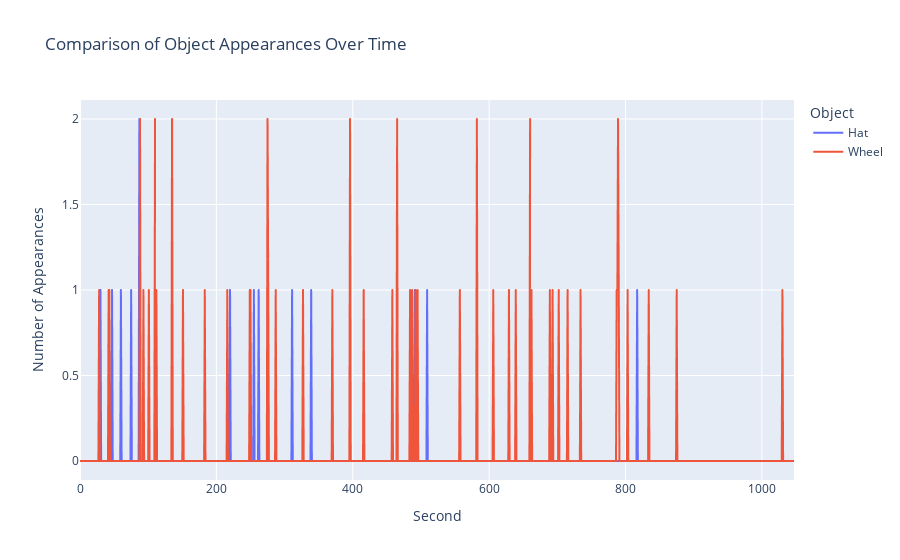

Notebook code cell kept with this figure:
### Code cell
#maybe this too
# Filter columns for the objects you want to compare
selected_objects = ["Hat", "Wheel"]
filtered_df = pivot_df[["second"] + selected_objects]

# Melt dataframe to be suitable for line plot with plotly
melted_df = filtered_df.melt(id_vars=["second"], value_vars=selected_objects, var_name="Object", value_name="Frequency")

# Create line plot
fig = px.line(melted_df, x="second", y="Frequency", color="Object", title="Comparison of Object Appearances Over Time")
fig.update_layout(xaxis_title='Second', yaxis_title='Number of Appearances')
fig.show()

### Figure 1 — Plotly figure (JSON) as saved in the notebook; plotly's stock layout.template omitted (floating-point values rounded to 4 significant figures; data arrays with more than 128 entries replaced by an {"elided": "..."} marker saying what was removed)
{"data": [{"hovertemplate": "Object=Hat<br>second=%{x}<br>Frequency=%{y}<extra></extra>", "legendgroup": "Hat", "line": {"color": "#636efa", "dash": "solid"}, "marker": {"symbol": "circle"}, "mode": "lines", "name": "Hat", "showlegend": true, "type": "scattergl", "x": {"elided": "1048 int values"}, "xaxis": "x", "y": {"elided": "1048 int values"}, "yaxis": "y"}, {"hovertemplate": "Object=Wheel<br>second=%{x}<br>Frequency=%{y}<extra></extra>", "legendgroup": "Wheel", "line": {"color": "#EF553B", "dash": "solid"}, "marker": {"symbol": "circle"}, "mode": "lines", "name": "Wheel", "showlegend": true, "type": "scattergl", "x": {"elided": "1048 int values"}, "xaxis": "x", "y": {"elided": "1048 int values"}, "yaxis": "y"}], "layout": {"legend": {"title": {"text": "Object"}, "tracegroupgap": 0}, "title": {"text": "Comparison of Object Appearances Over Time"}, "xaxis": {"anchor": "y", "domain": [0, 1], "title": {"text": "Second"}}, "yaxis": {"anchor": "x", "domain": [0, 1], "title": {"text": "Number of Appearances"}}}}
